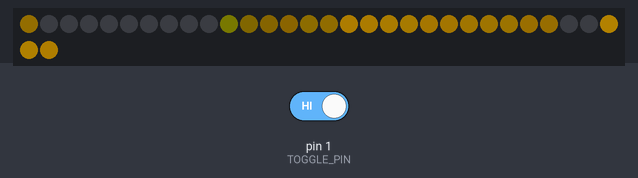
Recording of a sketch running on a simulated Arduino Uno, built with avr-gcc and run on an emulated ATmega328P. Shown: 32 RGB LEDs in strip order, left to right, continuing on the next row. Inputs (shaded band) come from the test bench; at power-on: pin 1 (TOGGLE_PIN) HIGH. Dim RGB values are drawn brighter than linear.

Above: at 1.2 s.
1.3 s: pin 1 (TOGGLE_PIN) driven LOW
At 1.73 s:
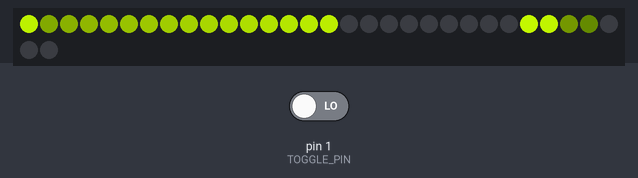
4.0 s: pin 1 (TOGGLE_PIN) driven HIGH
At 4.3 s:
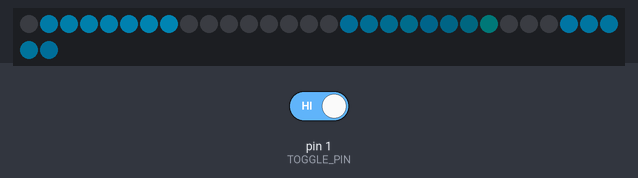
6.5 s: pin 1 (TOGGLE_PIN) driven LOW
At 6.8 s:
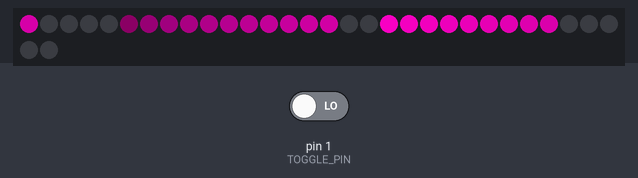
12.5 s: pin 1 (TOGGLE_PIN) driven HIGH
At 12.91 s:
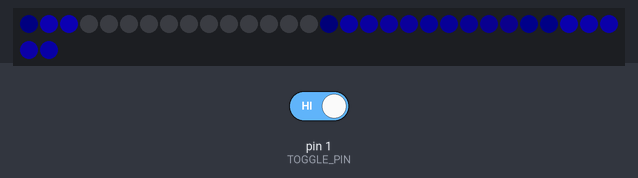

Measured:
- after the input at 4.0 s, the LEDs: change after 0.14 s (image 2)

The sketch:

gemma_neopixel16ring_x2_rainbow_cycle.ino
```cpp
// Rainbow color cycle for Adafruit GEMMA + 2 x 16 LED NeoPixel ring (with brightness toggle)

// The two rings side by side will display an infinity symbol tracer effect

#include <Adafruit_NeoPixel.h>

const uint8_t STRIP_PIN = 0;
const uint8_t TOGGLE_PIN = 1;

const uint8_t TOTAL_PIXELS = 32;
const uint8_t TRAIL_PIXEL_COUNT = 10;  // Make sure this is less than TOTAL_PIXELS

Adafruit_NeoPixel strip = Adafruit_NeoPixel(TOTAL_PIXELS, 0);

uint16_t brightness = 255;
uint32_t hue = 0, saturation = 255;

const uint16_t CYCLE_DELAY = 25;

const uint32_t VFACTOR = 255 / (TOTAL_PIXELS - TRAIL_PIXEL_COUNT);

// This lookup allows compensating for physical orientation of the rings
// due to installation differences
uint16_t pixel_order_idx = 0;
const uint16_t PIXEL_ORDER[32] = {
  1, 2, 3, 4, 5, 6, 7, 8, 9, 10, 11, 12, 13, 14, 15, 0,
  26, 25, 24, 23, 22, 21, 20, 19, 18, 17, 16, 31, 30, 29, 28, 27,
};

void setup()
{
  pinMode(TOGGLE_PIN, INPUT);
  digitalWrite(TOGGLE_PIN, HIGH);

  strip.begin();
  strip.show();
}

void loop()
{
  // Switch between the two brightness levels
  uint8_t buttonState = digitalRead(TOGGLE_PIN);
  if (buttonState == LOW) {
   brightness = 255;
  } else {
    brightness = 64;
  }
  strip.setBrightness(brightness);

  uint16_t curr_pixel = pixel_order_idx;
  for (uint16_t i = 0; i < TOTAL_PIXELS; i++) {
    uint32_t value = (i < TRAIL_PIXEL_COUNT ? 0 : (i - TRAIL_PIXEL_COUNT) * VFACTOR);
    strip.setPixelColor(PIXEL_ORDER[curr_pixel], ComputeColor(hue, saturation, value));
    if (curr_pixel++ >= TOTAL_PIXELS) {
      curr_pixel = 0;
    }
  }
  strip.show();

  if (pixel_order_idx++ >= TOTAL_PIXELS) {
    pixel_order_idx = 0;
  }

  if (hue++ > 255) {
    hue = 0;
  }

  delay(CYCLE_DELAY);
}

// Modified HSV->RGB function
// Original: http://stackoverflow.com/questions/3018313/algorithm-to-convert-rgb-to-hsv-and-hsv-to-rgb-in-range-0-255-for-both
//
uint32_t ComputeColor(uint32_t h, uint32_t s, uint32_t v)
{
  uint8_t region, p, q, t;
  uint32_t remainder;

  if (saturation == 0)
  {
    return strip.Color(v, v, v);
  }

  region = h / 43;
  remainder = (h - (region * 43)) * 6;

  p = (v * (255 - s)) >> 8;
  q = (v * (255 - ((s * remainder) >> 8))) >> 8;
  t = (v * (255 - ((s * (255 - remainder)) >> 8))) >> 8;

  switch (region)
  {
    case 0:
        return strip.Color(v, t, p);
    case 1:
        return strip.Color(q, v, p);
    case 2:
        return strip.Color(p, v, t);
    case 3:
        return strip.Color(p, q, v);
    case 4:
        return strip.Color(t, p, v);
    default:
        return strip.Color(v, p, q);
  }
}
```
